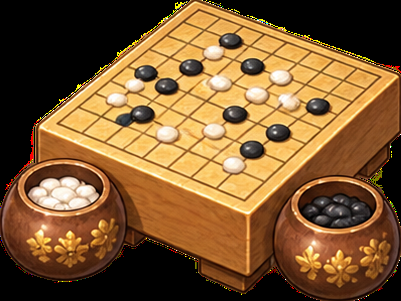
#> input picture tools/room-img/cut6/g102.png, 401 x 301 px, given in place of g100.png, which was not available
$ python batch2.py
#> lines starting #> are read from the running program, lines starting #| are printed output that depends on the picture
# 2つ目の家具セット（ゲーム・動物・洋館・おもしろ・姫）：目で測った傾きで角度をそろえる。None はそのまま（丸いもの・動物）
import cv2, numpy as np, os, shutil, json
from PIL import Image
T = {  # src: (id, 名前, style, w, d, 値段段階, (sL, sR) or None)
 'g100': ('chess_box', 'チェス盤', 'yo', 1, 1, 200, (.31, -.65)),
 'g101': ('backgammon', 'バックギャモン', 'yo', 1, 1, 200, (.33, -.92)),
 'g102': ('goban_set', '卓上碁盤セット', 'wa', 2, 2, 300, (.47, -.70)),
 'g103': ('poker_table', 'ポーカーテーブル', 'fun', 2, 2, 300, (.29, -.65)),
 'g104': ('roulette', 'ルーレット', 'fun', 2, 2, 300, None),
 'g105': ('ludo', 'ルドー', 'fun', 1, 1, 100, (.61, -1.24)),
 'g107': ('block_tower', '積み木タワー', 'fun', 1, 1, 100, (.30, -.55)),
 'g200': ('pet_cat', '子ねこ', 'fun', 1, 1, 200, None),
 'g201': ('pet_corgi', 'コーギー', 'fun', 1, 1, 200, None),
 'g202': ('pet_rabbit', 'うさぎ', 'fun', 1, 1, 200, None),
 'g203': ('pet_inko', 'インコ', 'fun', 1, 1, 200, None),
 'g204': ('pet_deer', '子じか', 'fun', 1, 1, 200, None),
 'g205': ('pet_redpanda', 'レッサーパンダ', 'fun', 1, 1, 200, None),
 'g206': ('pet_hedgehog', 'ハリネズミ', 'fun', 1, 1, 200, None),
 'g207': ('pet_owl', 'シロフクロウ', 'fun', 1, 1, 200, None),
 'g302': ('library_shelf', '書庫の本棚', 'yo', 2, 1, 300, (.27, -.65)),
 'g306': ('aquarium', '大きな水槽', 'yo', 2, 1, 400, (.19, -.82)),
 'g400': ('teacup_bath', 'ティーカップ風呂', 'fun', 2, 2, 400, None),
 'g401': ('burger_bed', 'ハンバーガーベッド', 'fun', 2, 2, 400, None),
 'g402': ('cat_tent', 'ねこテント', 'fun', 2, 2, 300, None),
 'g404': ('crane_game', 'クレーンゲーム', 'fun', 1, 1, 400, (.34, -.55)),
 'g406': ('ufo', 'UFO', 'fun', 2, 2, 400, None),
 'g407': ('carousel', 'メリーゴーランド', 'fun', 2, 2, 400, None),
 'g503': ('hime_wardrobe', '姫のワードローブ', 'yo', 2, 1, 300, (.12, -.75)),
 'g504': ('hime_desk', '姫の書き物机', 'yo', 2, 1, 300, (.22, -.71)),
 'g505': ('hime_roundtable', '丸いティーテーブル', 'yo', 2, 2, 200, None),
 'g506': ('hime_shelf', '姫の本棚', 'yo', 2, 1, 300, (.12, -.60)),
 'g508': ('hime_clock', '振り子の大時計', 'yo', 1, 1, 300, (.30, -.55)),
 'g510': ('hime_chest', '姫のチェスト', 'yo', 2, 1, 200, (.15, -.70)),
 'g511': ('hime_lamp', '姫のフロアランプ', 'yo', 1, 1, 200, None),
 'g514': ('hime_table', '姫のティーテーブル', 'yo', 2, 1, 200, (.24, -.85)),
}
os.makedirs('tools/room-img/cut7', exist_ok=True)
for src, (k, *_ , sl) in T.items():
    im = cv2.imread(f'tools/room-img/cut6/{src}.png', cv2.IMREAD_UNCHANGED)
#> im is the input picture: shape (301, 401, 4); mean B, G, R, A 49.1, 89.4, 125.4, 176.7
    if sl:
        sL, sR = sl; d = 1 / (sL - sR); c = .5 - d * sL; H, W = im.shape[:2]
#> after `H, W = im.shape[:2]`: H = 301; W = 401
        M = np.float32([[1, 0, 0], [c, d, max(0, -c * W)]])
#> M = [[1, 0, 0], [0.177, 1.04, 0]]
        im = cv2.warpAffine(im, M, (W, int(np.ceil(d * H + abs(c) * W)) + 2), flags=cv2.INTER_CUBIC, borderMode=cv2.BORDER_CONSTANT, borderValue=(0, 0, 0, 0))
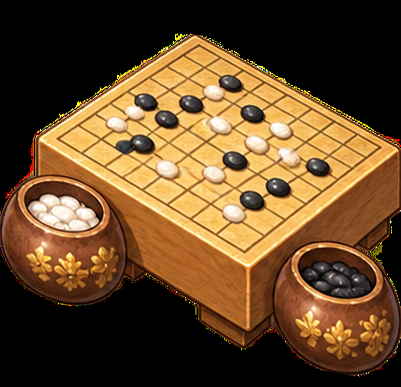
#> im: shape (387, 401, 4); mean B, G, R, A 39.8, 72.5, 101.6, 143.2
        ys, xs = np.nonzero(im[..., 3] > 8); im = im[ys.min():ys.max() + 1, xs.min():xs.max() + 1]
#> after `im = im[ys.min():ys.max() + 1, xs.min():xs.max() + 1]`:
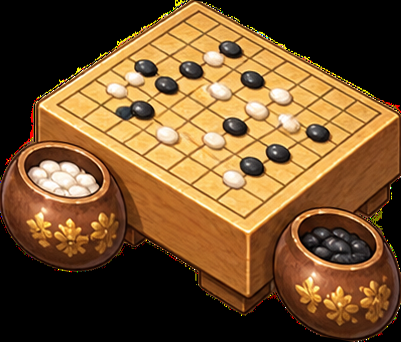
#> im: shape (342, 401, 4); mean B, G, R, A 45.1, 82, 114.9, 162.1
    h, w = im.shape[:2]; s = min(1, 480 / max(h, w))
#> after `h, w = im.shape[:2]`: h = 342; w = 401
#> after `s = min(1, 480 / max(h, w))`: s = 1
    if s < 1: im = cv2.resize(im, (round(w * s), round(h * s)), interpolation=cv2.INTER_AREA)
    cv2.imwrite(f'tools/room-img/cut7/{k}.png', im)
#> pass 2 of the loop `for src, (k, *_ , sl) in T.items():`:
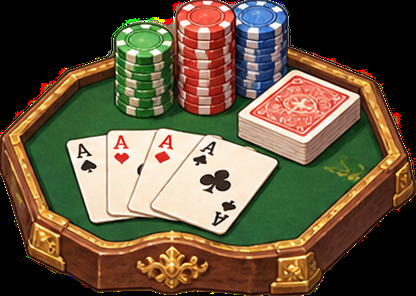
#> input picture tools/room-img/cut6/g103.png, 416 x 296 px, given in place of g101.png, which was not available
#> im is the input picture: shape (296, 416, 4); mean B, G, R, A 62.6, 85.4, 101.4, 183.5
#> `im = cv2.warpAffine(im, M, (W, int(np.ceil(d * H + abs(c) * W)) + 2), ..`:
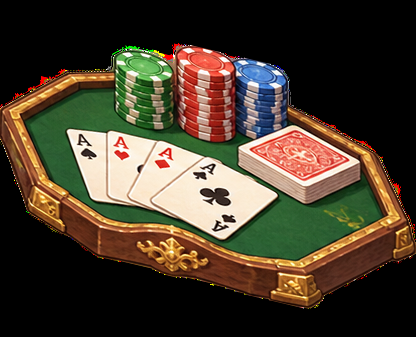
#> im: shape (337, 416, 4); mean B, G, R, A 44, 60, 71.3, 128.9
#> `im = im[ys.min():ys.max() + 1, xs.min():xs.max() + 1]`:
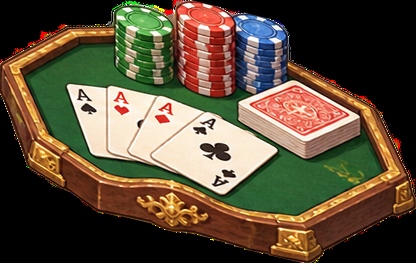
#> im: shape (263, 416, 4); mean B, G, R, A 56.4, 76.9, 91.3, 165.2
#> (the run stopped early here; a loop or call above may not have finished)
